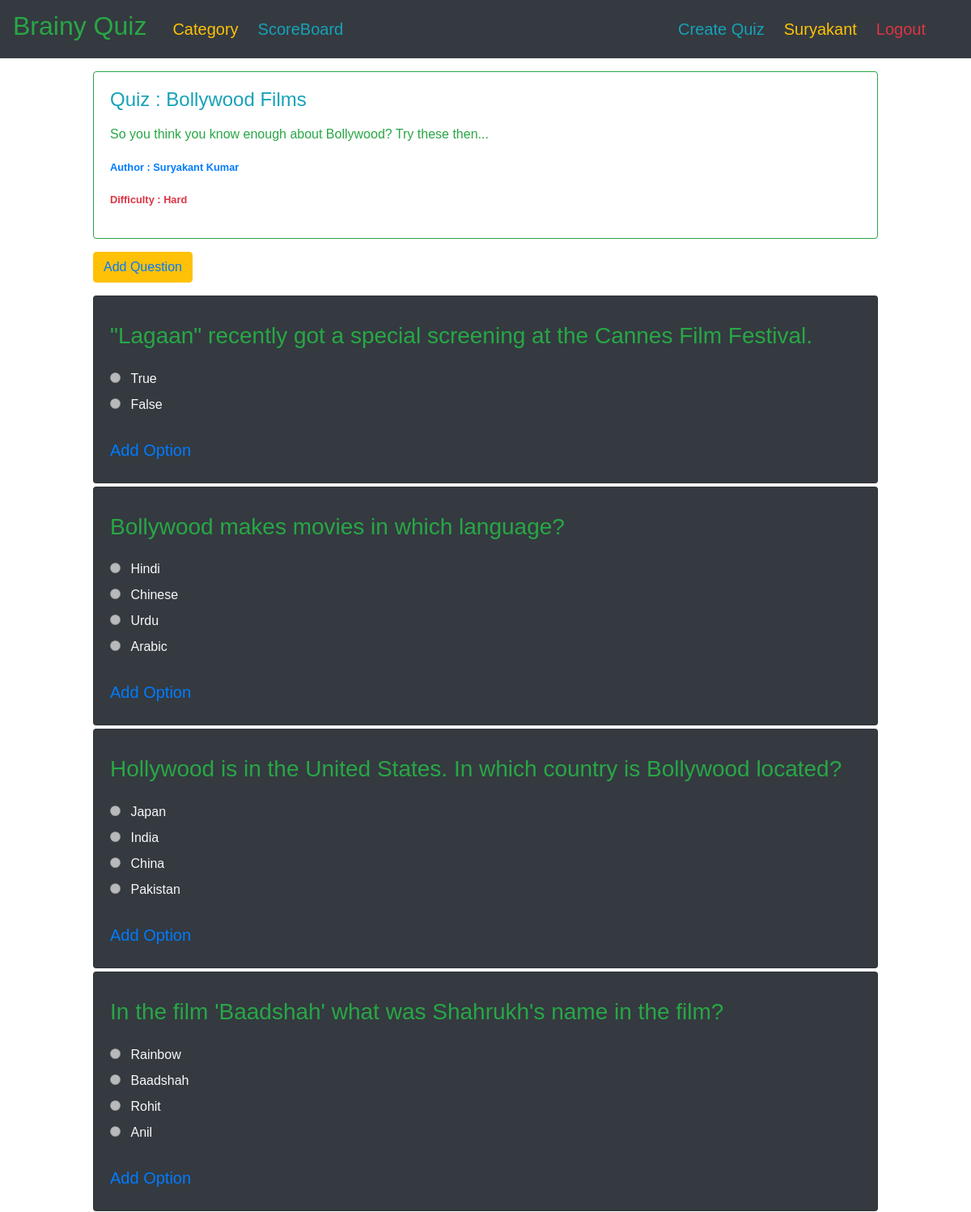
The app's page /quiz/35/view/ (signed in, upper part) with its own data.
### quiz/models.py (models this page shows, shortened)
class Quiz(models.Model):
    difficulty_choices = [
        ('H', 'Hard'),
        ('M', 'Medium'),
        ('E', 'Easy')
    ]
    title = models.CharField(max_length=200)
    description = models.TextField(max_length=1000, blank=True, null=True)
    average_score = models.IntegerField(default=0, blank=True, null=True)
    difficulty = models.CharField(max_length=10, choices=difficulty_choices, default='F')
    date_posted = models.DateTimeField(default=timezone.now)
    author = models.ForeignKey(User, null=False, blank=False, on_delete=models.CASCADE)
    category = models.ForeignKey(Category, null=False, blank=False, on_delete=models.CASCADE)
    def __str__(self):
        return self.title
    class Meta:
        ordering = ['-date_posted']

class Question(models.Model):
    title = models.CharField(max_length=400, blank=False, null=False)
    quiz = models.ForeignKey(Quiz, null=False, blank=False, on_delete=models.CASCADE)
    class Meta:
        ordering = ['title']

class Option(models.Model):
    title = models.CharField(max_length=400, blank=False, null=False)
    correctness = models.BooleanField(default=False, null=False)
    question = models.ForeignKey(Question, null=False, blank=False, on_delete=models.CASCADE)
    def __str__(self):
        return '%s' % self.title

### quiz/views.py (the view)
# urls.py: path('quiz/<int:quiz_id>/view/', views.question_features_ext_view, name='question-feature-ext'),
@login_required
def question_features_ext_view(request, quiz_id):
    quiz_object = get_object_or_404(Quiz, pk=quiz_id)
    question_objects = Question.objects.filter(
        quiz__id=quiz_id).select_related('quiz')
    option_objects = Option.objects.filter(
        question__quiz__id=quiz_id).select_related('question')
    template = 'quiz/question_feature_ext.html'
    context = {"question_list": question_objects,
               "related_quiz": quiz_object,
               "option_list": option_objects}
    return render(request, template, context)

### quiz/templates/quiz/question_feature_ext.html (shortened to what this page needs)
{% extends 'base.html' %}
{% load crispy_forms_tags %}
{% block content %}
    <div class="col-12 col-md-10 mb-3 mx-auto mt-3">
        <div class="card border-success mb-3">
            <div class="card-body text-success">
                <h4 class="card-title text-info">
                    Quiz : {{ related_quiz.title }}
                </h4>
                <p class="card-text">
                    {{ related_quiz.description|linebreaks }}
                </p>
                <p><small class="text-primary"><b>
                    Author : {{ related_quiz.author.first_name }} {{ related_quiz.author.last_name }}
                </b></small></p>
                <p><small class="text-danger"><b>
                    Difficulty : {{ related_quiz.get_difficulty_display }}
                </b></small></p>
            </div>
        </div>
        <button type="button" class="btn btn-warning mb-3">
            <a style="text-decoration: None;" href="{% url 'question-create' related_quiz.id %}">Add Question</a>
        </button>
        <div>
            {% for question in question_list %}
                <div class="card bg-dark text-light mb-1">
                    <div class="card-body">
                        <div class="mb-2">
                            <h4 class="card-title text-info">
                                <h3 class="card-text mb-4 text-success">
                                    {{ question.title }}
                                </h3>
                                {% for option in option_list %}
                                    {% if question.id == option.question.id %}
                                        <div>
                                            <input type="radio" class="mr-2" disabled>
                                            <label>{{ option }}</label>
                                        </div>
                                    {% endif %}
                                {% endfor %}
                                <div>
                                    <a class="card-text ml-4 text-primary"
                                       href="{% url 'option-create' related_quiz.id question.id %}">
                                        <h5>Add Option</h5>
                                    </a>
                                </div>
                            </h4>
                        </div>
                    </div>
                </div>
            {% endfor %}
        </div>
    </div>
{% endblock %}

### templates/navbar.html (shortened to what this page needs)
<nav style="font-family: Comic Sans MS, cursive, sans-serif;" class="navbar navbar-dark bg-dark navbar-expand-lg">
    <a class="navbar-brand text-success mr-4" href="/">
        <h2>Brainy Quiz</h2>
    </a>
    <div class="collapse navbar-collapse" id="navbarSupportedContent">
        <ul class="navbar-nav mr-auto">
            <li class="nav-item active">
                <a class="nav-link mr-2 pb-0 text-warning" href="{% url 'category-list' %}">
                    <h5>Category</h5>
                </a>
            </li>
            <li class="nav-item active">
                <a class="nav-link mr-2 pb-0 text-info" href="{% url 'scoreboard' %}">
                    <h5>ScoreBoard</h5>
                </a>
            </li>
        </ul>
        <div class="navbar-nav mr-4">
            {% if user.is_authenticated %}
                <a class="nav-item nav-link active text-info pb-0 mr-2" href="{% url 'quiz-create' %}">
                    <h5>Create
                        Quiz</h5>
                </a>
                <a class="nav-item nav-link active text-warning pb-0 mr-2" href="{% url 'profile' %}">
                    <h5>{{ user.first_name }}</h5>
                </a>
                <a class="nav-item nav-link active text-danger pb-0 mr-2" href="{% url 'logout' %}">
                    <h5>Logout</h5>
                </a>
            {% endif %}
        </div>
    </div>
</nav>

### records on screen
Quiz: title "Bollywood Films", description "So you think you know enough about Bollywood? Try these then...", author.first_name "Suryakant", author.last_name "Kumar", difficulty "Hard"
Question: title "\"Lagaan\" recently got a special screening at the Cannes Film Festival."
Option: title "True"
Option: title "False"
Question: title "Bollywood makes movies in which language?"
Option: title "Hindi"
Option: title "Chinese"
Option: title "Urdu"
Option: title "Arabic"
Question: title "Hollywood is in the United States. In which country is Bollywood located?"
Option: title "Japan"
Option: title "India"
Option: title "China"
Option: title "Pakistan"
Question: title "In the film 'Baadshah' what was Shahrukh's name in the film?"
Option: title "Rainbow"
Option: title "Baadshah"
Option: title "Rohit"
Option: title "Anil"

### other values on screen
{{ user.first_name }} "Suryakant"
